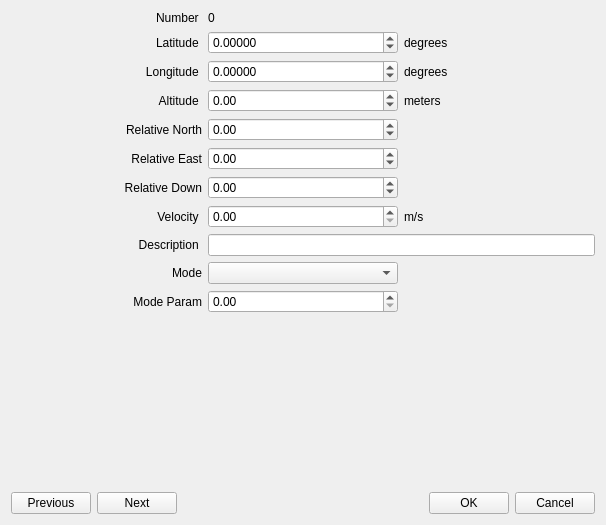
<?xml version="1.0" encoding="UTF-8"?>
<ui version="4.0">
 <class>waypoint_dialog</class>
 <widget class="QWidget" name="waypoint_dialog">
  <property name="modal" stdset="0">
   <bool>false</bool>
  </property>
  <property name="windowModality">
   <enum>Qt::NonModal</enum>
  </property>
  <property name="geometry">
   <rect>
    <x>0</x>
    <y>0</y>
    <width>606</width>
    <height>525</height>
   </rect>
  </property>
  <property name="sizePolicy">
   <sizepolicy hsizetype="MinimumExpanding" vsizetype="MinimumExpanding">
    <horstretch>0</horstretch>
    <verstretch>0</verstretch>
   </sizepolicy>
  </property>
  <property name="windowTitle">
   <string>OpenPilot GCS Edit Waypoint</string>
  </property>
  <property name="windowIcon">
   <iconset resource="../coreplugin/core.qrc">
    <normaloff>:/core/images/abovegroundlabs_logo_128.png</normaloff>:/core/images/abovegroundlabs_logo_128.png</iconset>
  </property>
  <layout class="QVBoxLayout" name="verticalLayout">
   <item>
    <layout class="QGridLayout" name="gridLayout">
     <item row="1" column="1">
      <widget class="QDoubleSpinBox" name="doubleSpinBoxLatitude">
       <property name="sizePolicy">
        <sizepolicy hsizetype="Preferred" vsizetype="Fixed">
         <horstretch>0</horstretch>
         <verstretch>0</verstretch>
        </sizepolicy>
       </property>
       <property name="decimals">
        <number>5</number>
       </property>
       <property name="minimum">
        <double>-90.000000000000000</double>
       </property>
       <property name="maximum">
        <double>90.000000000000000</double>
       </property>
      </widget>
     </item>
     <item row="8" column="1" colspan="2">
      <widget class="QLineEdit" name="lineEditDescription"/>
     </item>
     <item row="9" column="1">
      <widget class="QComboBox" name="cbMode"/>
     </item>
     <item row="1" column="0">
      <widget class="QLabel" name="lbLat">
       <property name="sizePolicy">
        <sizepolicy hsizetype="Minimum" vsizetype="Preferred">
         <horstretch>0</horstretch>
         <verstretch>0</verstretch>
        </sizepolicy>
       </property>
       <property name="text">
        <string>Latitude </string>
       </property>
       <property name="alignment">
        <set>Qt::AlignRight|Qt::AlignTrailing|Qt::AlignVCenter</set>
       </property>
      </widget>
     </item>
     <item row="0" column="0">
      <widget class="QLabel" name="label_7">
       <property name="text">
        <string>Number </string>
       </property>
       <property name="alignment">
        <set>Qt::AlignRight|Qt::AlignTrailing|Qt::AlignVCenter</set>
       </property>
      </widget>
     </item>
     <item row="2" column="0">
      <widget class="QLabel" name="lbLong">
       <property name="enabled">
        <bool>true</bool>
       </property>
       <property name="sizePolicy">
        <sizepolicy hsizetype="Minimum" vsizetype="Preferred">
         <horstretch>0</horstretch>
         <verstretch>0</verstretch>
        </sizepolicy>
       </property>
       <property name="text">
        <string>Longitude </string>
       </property>
       <property name="alignment">
        <set>Qt::AlignRight|Qt::AlignTrailing|Qt::AlignVCenter</set>
       </property>
      </widget>
     </item>
     <item row="9" column="0">
      <widget class="QLabel" name="label">
       <property name="sizePolicy">
        <sizepolicy hsizetype="Minimum" vsizetype="Preferred">
         <horstretch>0</horstretch>
         <verstretch>0</verstretch>
        </sizepolicy>
       </property>
       <property name="minimumSize">
        <size>
         <width>100</width>
         <height>0</height>
        </size>
       </property>
       <property name="layoutDirection">
        <enum>Qt::LeftToRight</enum>
       </property>
       <property name="text">
        <string>Mode</string>
       </property>
       <property name="alignment">
        <set>Qt::AlignRight|Qt::AlignTrailing|Qt::AlignVCenter</set>
       </property>
      </widget>
     </item>
     <item row="8" column="0">
      <widget class="QLabel" name="label_8">
       <property name="sizePolicy">
        <sizepolicy hsizetype="Minimum" vsizetype="Preferred">
         <horstretch>0</horstretch>
         <verstretch>0</verstretch>
        </sizepolicy>
       </property>
       <property name="text">
        <string>Description </string>
       </property>
       <property name="alignment">
        <set>Qt::AlignRight|Qt::AlignTrailing|Qt::AlignVCenter</set>
       </property>
      </widget>
     </item>
     <item row="7" column="0">
      <widget class="QLabel" name="label_4">
       <property name="text">
        <string>Velocity </string>
       </property>
       <property name="alignment">
        <set>Qt::AlignRight|Qt::AlignTrailing|Qt::AlignVCenter</set>
       </property>
      </widget>
     </item>
     <item row="1" column="2">
      <widget class="QLabel" name="lbDegLat">
       <property name="text">
        <string>degrees</string>
       </property>
      </widget>
     </item>
     <item row="2" column="1">
      <widget class="QDoubleSpinBox" name="doubleSpinBoxLongitude">
       <property name="decimals">
        <number>5</number>
       </property>
       <property name="minimum">
        <double>-180.000000000000000</double>
       </property>
       <property name="maximum">
        <double>180.000000000000000</double>
       </property>
      </widget>
     </item>
     <item row="10" column="0">
      <widget class="QLabel" name="modeParams">
       <property name="sizePolicy">
        <sizepolicy hsizetype="Minimum" vsizetype="Preferred">
         <horstretch>0</horstretch>
         <verstretch>0</verstretch>
        </sizepolicy>
       </property>
       <property name="layoutDirection">
        <enum>Qt::LeftToRight</enum>
       </property>
       <property name="text">
        <string>Mode Param</string>
       </property>
       <property name="alignment">
        <set>Qt::AlignRight|Qt::AlignTrailing|Qt::AlignVCenter</set>
       </property>
      </widget>
     </item>
     <item row="10" column="1">
      <widget class="QDoubleSpinBox" name="dsb_modeParams">
       <property name="maximum">
        <double>999999999.000000000000000</double>
       </property>
       <property name="singleStep">
        <double>0.010000000000000</double>
       </property>
      </widget>
     </item>
     <item row="3" column="1">
      <widget class="QDoubleSpinBox" name="doubleSpinBoxAltitude">
       <property name="minimum">
        <double>-5000.000000000000000</double>
       </property>
       <property name="maximum">
        <double>5000.000000000000000</double>
       </property>
      </widget>
     </item>
     <item row="3" column="0">
      <widget class="QLabel" name="label_3">
       <property name="sizePolicy">
        <sizepolicy hsizetype="Minimum" vsizetype="Preferred">
         <horstretch>0</horstretch>
         <verstretch>0</verstretch>
        </sizepolicy>
       </property>
       <property name="text">
        <string>Altitude </string>
       </property>
       <property name="alignment">
        <set>Qt::AlignRight|Qt::AlignTrailing|Qt::AlignVCenter</set>
       </property>
      </widget>
     </item>
     <item row="7" column="2">
      <widget class="QLabel" name="label_10">
       <property name="text">
        <string>m/s</string>
       </property>
      </widget>
     </item>
     <item row="5" column="0">
      <widget class="QLabel" name="lbLat_3">
       <property name="sizePolicy">
        <sizepolicy hsizetype="Minimum" vsizetype="Preferred">
         <horstretch>0</horstretch>
         <verstretch>0</verstretch>
        </sizepolicy>
       </property>
       <property name="text">
        <string>Relative East</string>
       </property>
       <property name="alignment">
        <set>Qt::AlignRight|Qt::AlignTrailing|Qt::AlignVCenter</set>
       </property>
      </widget>
     </item>
     <item row="3" column="2">
      <widget class="QLabel" name="label_6">
       <property name="text">
        <string>meters</string>
       </property>
      </widget>
     </item>
     <item row="4" column="0">
      <widget class="QLabel" name="lbLat_2">
       <property name="sizePolicy">
        <sizepolicy hsizetype="Minimum" vsizetype="Preferred">
         <horstretch>0</horstretch>
         <verstretch>0</verstretch>
        </sizepolicy>
       </property>
       <property name="text">
        <string>Relative North</string>
       </property>
       <property name="alignment">
        <set>Qt::AlignRight|Qt::AlignTrailing|Qt::AlignVCenter</set>
       </property>
      </widget>
     </item>
     <item row="0" column="1">
      <widget class="QLabel" name="lbNumber">
       <property name="text">
        <string>0</string>
       </property>
      </widget>
     </item>
     <item row="2" column="2">
      <widget class="QLabel" name="lbDegLong">
       <property name="text">
        <string>degrees</string>
       </property>
      </widget>
     </item>
     <item row="7" column="1">
      <widget class="QDoubleSpinBox" name="doubleSpinBoxVelocity">
       <property name="maximum">
        <double>999999999.000000000000000</double>
       </property>
      </widget>
     </item>
     <item row="6" column="0">
      <widget class="QLabel" name="lbLat_4">
       <property name="sizePolicy">
        <sizepolicy hsizetype="Minimum" vsizetype="Preferred">
         <horstretch>0</horstretch>
         <verstretch>0</verstretch>
        </sizepolicy>
       </property>
       <property name="text">
        <string>Relative Down</string>
       </property>
       <property name="alignment">
        <set>Qt::AlignRight|Qt::AlignTrailing|Qt::AlignVCenter</set>
       </property>
      </widget>
     </item>
     <item row="4" column="1">
      <widget class="QDoubleSpinBox" name="doubleSpinBoxNorth">
       <property name="minimum">
        <double>-50000000.000000000000000</double>
       </property>
       <property name="maximum">
        <double>50000000.000000000000000</double>
       </property>
      </widget>
     </item>
     <item row="5" column="1">
      <widget class="QDoubleSpinBox" name="doubleSpinBoxEast">
       <property name="minimum">
        <double>-50000000.000000000000000</double>
       </property>
       <property name="maximum">
        <double>50000000.000000000000000</double>
       </property>
      </widget>
     </item>
     <item row="6" column="1">
      <widget class="QDoubleSpinBox" name="doubleSpinBoxDown">
       <property name="minimum">
        <double>-5000.000000000000000</double>
       </property>
       <property name="maximum">
        <double>5000.000000000000000</double>
       </property>
      </widget>
     </item>
    </layout>
   </item>
   <item>
    <spacer name="verticalSpacer">
     <property name="orientation">
      <enum>Qt::Vertical</enum>
     </property>
     <property name="sizeHint" stdset="0">
      <size>
       <width>20</width>
       <height>40</height>
      </size>
     </property>
    </spacer>
   </item>
   <item>
    <layout class="QHBoxLayout" name="horizontalLayout">
     <item>
      <widget class="QPushButton" name="pushButtonPrevious">
       <property name="text">
        <string>Previous</string>
       </property>
      </widget>
     </item>
     <item>
      <widget class="QPushButton" name="pushButtonNext">
       <property name="text">
        <string>Next</string>
       </property>
      </widget>
     </item>
     <item>
      <spacer name="horizontalSpacer">
       <property name="orientation">
        <enum>Qt::Horizontal</enum>
       </property>
       <property name="sizeHint" stdset="0">
        <size>
         <width>40</width>
         <height>20</height>
        </size>
       </property>
      </spacer>
     </item>
     <item>
      <widget class="QPushButton" name="pushButtonOK">
       <property name="text">
        <string>OK</string>
       </property>
      </widget>
     </item>
     <item>
      <widget class="QPushButton" name="pushButtonCancel">
       <property name="text">
        <string>Cancel</string>
       </property>
      </widget>
     </item>
    </layout>
   </item>
  </layout>
 </widget>
 <resources>
  <include location="../coreplugin/core.qrc"/>
 </resources>
 <connections/>
</ui>
